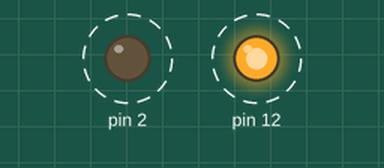
This sketch was run on a simulated Arduino Uno, built with avr-gcc and run on an emulated ATmega328P. Parts: output pins drawn as LEDs (lit = HIGH). Dashed ring = blinking.

Above: at 0.1 s.
Timing chart, 0 to 3.0 s (numbered marks = the images above):
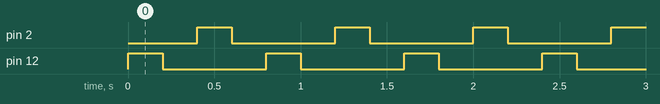

Measured:
- by itself, pin 2, pin 12: alternates HIGH for 0.20 s and LOW for 0.60 s
- by itself, everything shown: repeats every 0.80 s, in 4 steps

The sketch:

Demo_LED.ino
```cpp
#include"LED.h"

LED led(12);
LED led2(2);

void setup() {
}

void loop() {
  led.toggle(200);
  led2.toggle(200);
}
```

LED.cpp
```cpp
#include "Arduino.h"
#include "LED.h"
LED::LED(int pin){
  pinMode(pin, OUTPUT);
  _pin = pin;
}
void LED::on() {
  digitalWrite(_pin, HIGH);
}
void LED::off() {
  digitalWrite(_pin, LOW);
}
void LED::interval(int p) {
  delay(p);
}
void LED::toggle(int p){
  on();
  interval(p);
  off();
  interval(p);
}
```

LED.h
```cpp
#ifndef LED_h
#define LED_h
#include "Arduino.h"
class LED
{

  public:
    LED(int pin);
    void on();
    void off();
    void toggle(int p);
    void interval(int p);

  private:
    int _pin;

};

/***************************************************/

#endif
```
